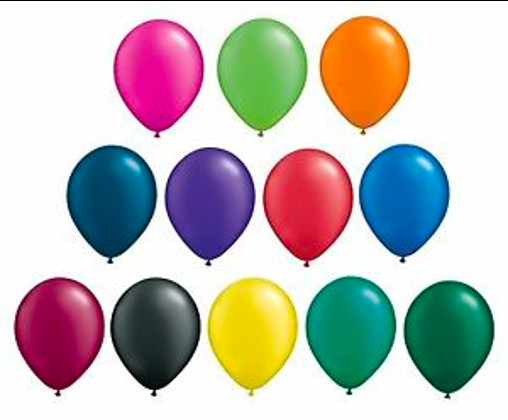
#> input picture sample.png, 508 x 420 px
$ python balon.py
#> lines starting #> are read from the running program, lines starting #| are printed output that depends on the picture; after the words box and inside, x2 and y2 are one past the last pixel; in counts of white or black regions, pixels touching at a corner belong together
import cv2

gray = cv2.imread("sample.png", cv2.IMREAD_GRAYSCALE)
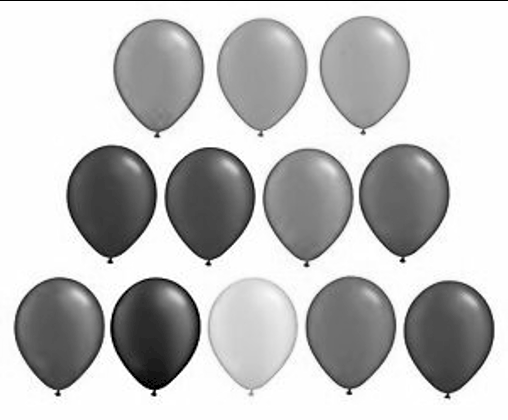
#> gray: shape (420, 508); min 0, max 255, mean 194.2

edges = cv2.Canny(gray, 100, 200)
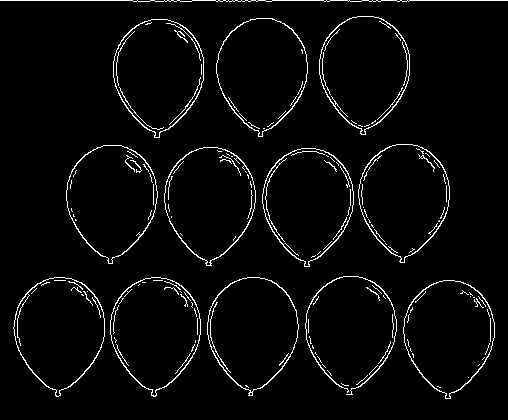
#> edges: shape (420, 508); 3.5% white in thin lines or dots
# cv2.imshow("Anh xam", edges)
contours = cv2.findContours(edges, cv2.RETR_LIST, cv2.CHAIN_APPROX_SIMPLE)
#> contours = 178 contours, 155 with area under 20; largest, box (x1, y1, x2, y2) and area: (113, 19, 204, 138) 7727, (262, 148, 354, 267) 7722, (319, 16, 410, 135) 7716, (164, 147, 256, 266) 7712, (358, 144, 450, 263) 7708
threshold = cv2.adaptiveThreshold(gray, 255, cv2.ADAPTIVE_THRESH_GAUSSIAN_C, cv2.THRESH_BINARY_INV, 21, 10)
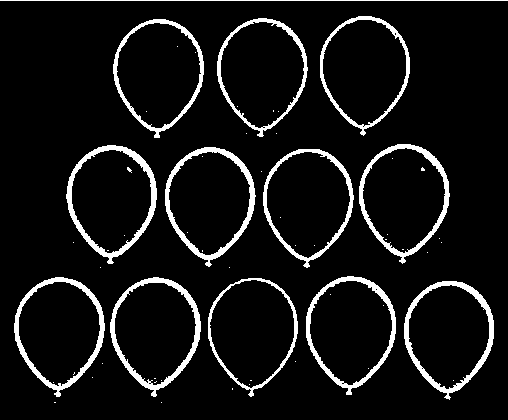
#> threshold: shape (420, 508); 8% white; 59 white regions (46 under 20 px), largest, box (x1, y1, x2, y2) and area: (66, 145, 157, 264) 1630, (110, 277, 201, 397) 1569, (165, 147, 256, 267) 1561

balloon_count = 0
for contour in contours:
#> (the run stopped early here; a loop or call above may not have finished)
